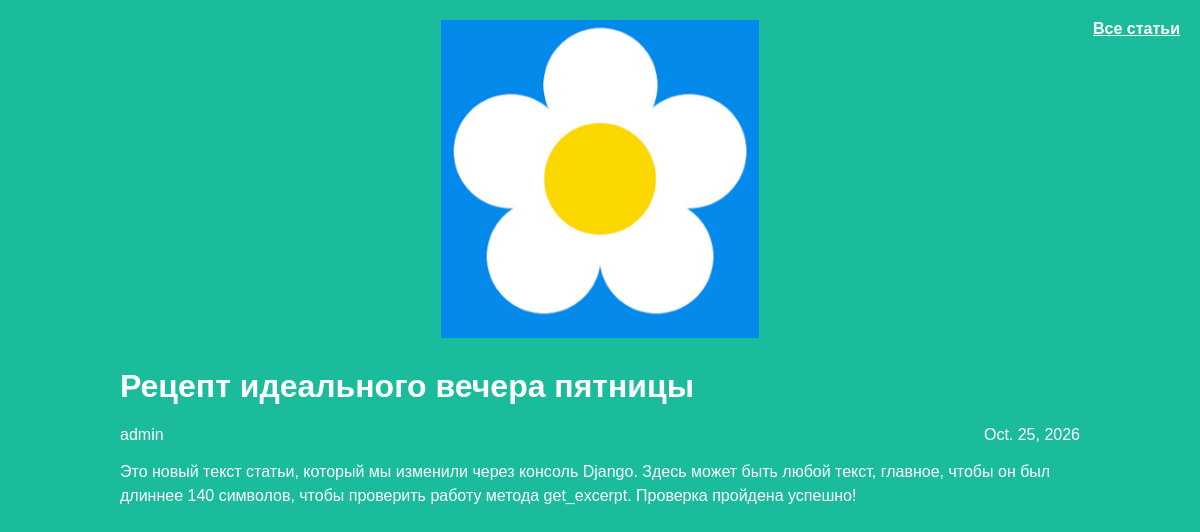
Page /article/3/ on the committed database.
### articles/models.py (models this page shows, shortened)
class Article(models.Model):
    title = models.CharField(max_length=200)
    author = models.ForeignKey(User, on_delete=models.CASCADE)
    text = models.TextField()
    created_date = models.DateField(auto_now_add=True)

### articles/views.py (the view)
# urls.py: re_path(r'^article/(?P<article_id>\d+)/$', views.get_article, name='get_article'),
def get_article(request, article_id):
    post = get_object_or_404(Article, id=article_id)
    return render(request, 'article.html', {"post": post})

### articles/templates/article.html (shortened to what this page needs)
{% load static %}
<!DOCTYPE html>
<html>
<head>
    <link rel="stylesheet" href="{% static 'article.css' %}">
</head>
<body class="article">
    <div class="header">
        <img src="{% static 'logo.png' %}" alt="Логотип">
        <a href="{% url 'archive' %}" class="all-posts-link">Все статьи</a>
    </div>
    <div class="content">
        <h1>{{ post.title }}</h1>
        <div class="article-info">
            <div class="article-author">{{ post.author.username }}</div>
            <div class="article-created-date">{{ post.created_date }}</div>
        </div>
        <p class="article-text">{{ post.text }}</p>
    </div>
</body>
</html>

### articles/static/article.css (style rules this page uses)
body { background: #1abc9c; font-family: Tahoma, Arial, sans-serif; color: #ffffff; margin: 0; padding: 20px; }
.header { position: relative; margin-bottom: 30px; text-align: center; }
.header img { display: block; width: 318px; margin: 0 auto; }
.all-posts-link { position: absolute; top: 0; right: 0; color: #ffffff; text-decoration: underline; font-weight: bold; }
.archive, .content { width: 960px; margin: 0 auto; }
.article-info { overflow: hidden; margin-bottom: 15px; }
.article-author { width: 50%; float: left; }
.article-created-date { text-align: right; }
.article-text { line-height: 1.5; }

### rows in the picture
Article: title "Рецепт идеального вечера пятницы", author.username "admin", created_date "Oct. 25, 2026", text "Это новый текст статьи, который мы изменили через консоль Django. Здесь может быть любой текст, главное, чтобы он был длиннее 140 символов, чтобы проверить работу метода get_excerpt. Проверка пройдена успешно!"
